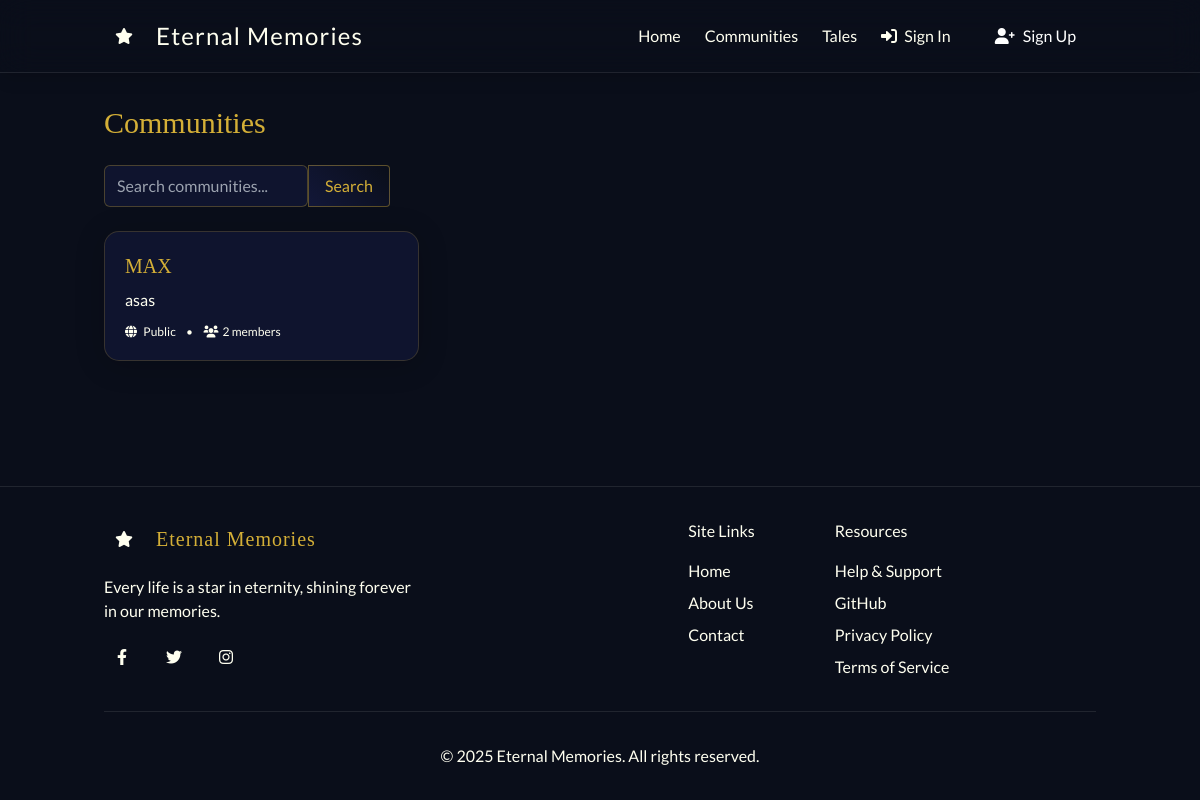
The page /communities/ on the database its author committed.
### communities/models.py (models this page shows, shortened)
class Community(models.Model):
    owner = models.ForeignKey(User, on_delete=models.CASCADE, related_name='owned_communities')
    name = models.CharField(max_length=80, unique=True)
    slug = models.SlugField(max_length=100, unique=True, blank=True)
    description = models.TextField(blank=True)
    is_public = models.BooleanField(default=True)
    created_at = models.DateTimeField(auto_now_add=True)

### communities/views.py (the view)
# urls.py: path('', views.community_list, name='list'),
def community_list(request):
    q = request.GET.get('q', '').strip()
    qs = Community.objects.all()
    if q:
        qs = qs.filter(Q(name__icontains=q) | Q(description__icontains=q))
    if not request.user.is_authenticated:
        qs = qs.filter(is_public=True)
    context = {'communities': qs.order_by('-created_at')}
    return render(request, 'communities/community_list.html', context)

### templates/communities/community_list.html (shortened to what this page needs)
{% extends 'base.html' %}
{% block content %}
<div class="fade-in">
  <div class="flex items-center justify-between mb-6">
    <h1 class="text-3xl font-playfair text-soft-gold">Communities</h1>
  </div>
  <form method="get" class="flex mb-6">
    <input type="text" name="q" value="{{ request.GET.q }}" placeholder="Search communities..."
           class="px-4 py-2 rounded-l bg-midnight-blue text-ivory-white focus:outline-none">
    <button class="px-4 py-2 rounded-r celestial-button">Search</button>
  </form>
  {% if communities %}
    <div class="grid grid-cols-1 md:grid-cols-2 lg:grid-cols-3 gap-6">
      {% for c in communities %}
        <a href="{% url 'communities:detail' slug=c.slug %}" class="block">
          <div class="celestial-card p-5 h-full">
            <h3 class="text-xl font-playfair text-soft-gold">{{ c.name }}</h3>
            <p class="text-faint-lavender mt-2 line-clamp-3">{{ c.description|default:"No description" }}</p>
            <div class="mt-3 text-xs text-faint-lavender">
              {% if c.is_public %}<i class="fas fa-globe mr-1 text-soft-gold"></i> Public{% else %}<i class="fas fa-lock mr-1"></i> Private{% endif %}
              <span class="mx-2">•</span>
              <i class="fas fa-users mr-1 text-soft-gold"></i>{{ c.memberships.count }} members
            </div>
          </div>
        </a>
      {% endfor %}
    </div>
  {% else %}
    <div class="celestial-card p-10 text-center">
      <p class="text-faint-lavender">No communities found.</p>
    </div>
  {% endif %}
</div>
{% endblock %}

### static/css/celestial.css (style rules this page uses)
:root { --midnight-blue: #121738; --deep-space: #0a0e1a; --soft-gold: #d4af37; --ivory-white: #fffff0; --faint-lavender: #e6e6fa; --rose-tint: #fadadd; }
body { background-color: var(--deep-space); background-image: radial-gradient(white, rgba(255,255,255,.2) 2px, transparent 40px), radial-gradient(white, rgba(255,255,255,.15) 1px, transparent 30px), radial-gradient(white, rgba(255,255,255,.1) 2px, transparent 40px); background-size: 550px 550px, 350px 350px, 250px 250px; background-position: 0 0, 40px 60px, 130px 270px; color: var(--ivory-white); font-family: 'Lato', sans-serif; transition: all 0.5s ease; }
h1, h2, h3, .memorial-name { font-family: 'Playfair Display', 'Cormorant Garamond', serif; color: var(--soft-gold); }
input, textarea, select { background-color: rgba(18, 23, 56, 0.7) !important; border: 1px solid rgba(212, 175, 55, 0.3) !important; color: var(--ivory-white) !important; border-radius: 0.375rem !important; padding: 0.5rem 0.75rem !important; transition: all 0.3s ease !important; }
.celestial-card { background: rgba(18, 23, 56, 0.7); backdrop-filter: blur(10px); border-radius: 15px; border: 1px solid rgba(212, 175, 55, 0.2); box-shadow: 0 4px 30px rgba(0, 0, 0, 0.2); transition: all 0.5s ease; }
.celestial-button { background: linear-gradient(45deg, var(--midnight-blue), var(--deep-space)); color: var(--soft-gold); border: 1px solid rgba(212, 175, 55, 0.4); transition: all 0.4s ease; }
.fade-in { animation: fadeIn 1.2s ease forwards; opacity: 0; }

### rows shown on the page
Community: name "MAX", description "asas", is_public True (drawn), memberships.count "2"
